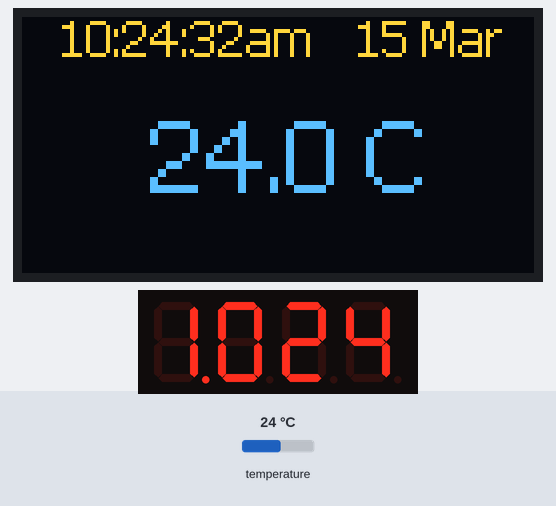
Recording of a sketch running on a simulated Arduino Uno, built with avr-gcc and run on an emulated ATmega328P. Shown: 128×64 one-colour display, 4-digit seven-segment display. The test bench sets the inputs (shaded band); at power-on: temperature 24 °C. The OLED is the two-colour kind (top 16 rows yellow); the local clock reads 2024-03-15 10:24:30 at power-on unless the sketch sets it; what the sketch prints to the serial monitor is not drawn.

Above: at 2.8 s.
2.9 s: temperature set to 12 °C
At 4.4 s:
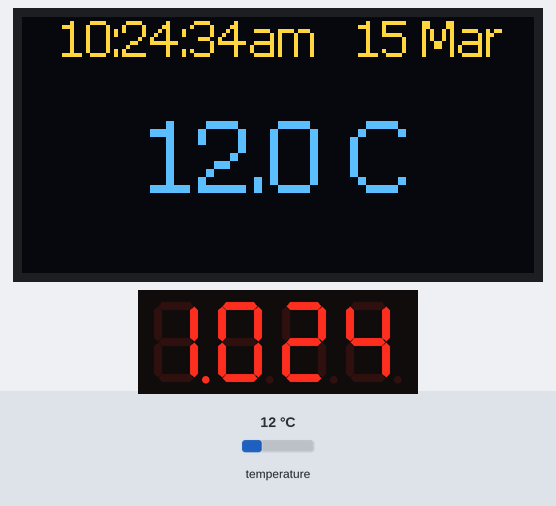
4.6 s: temperature set to 19 °C
At 6.4 s:
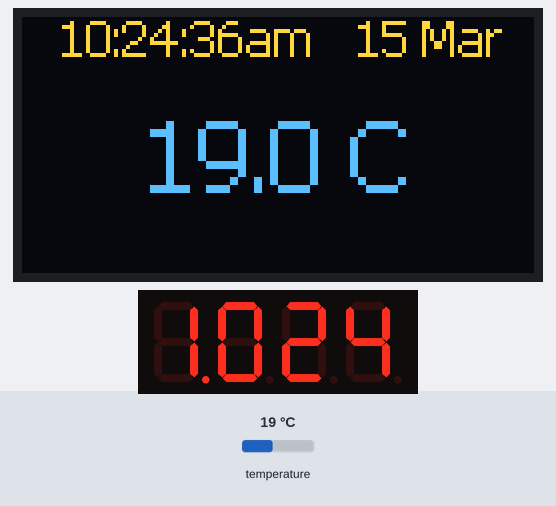
6.6 s: temperature set to 28 °C
At 8.8 s:
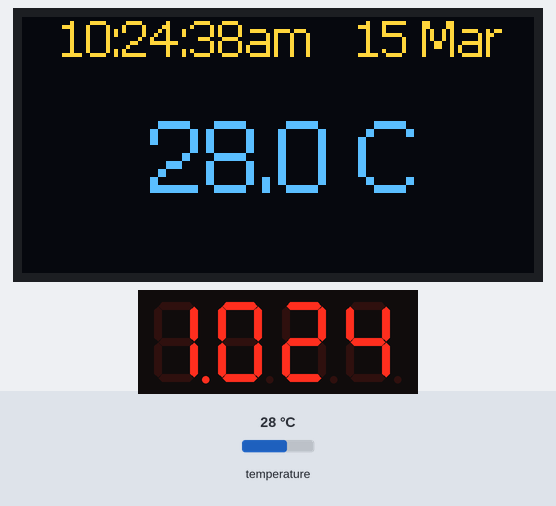
Timing chart, 0 to 10.3 s (numbered marks = the images above; inputs shaded):
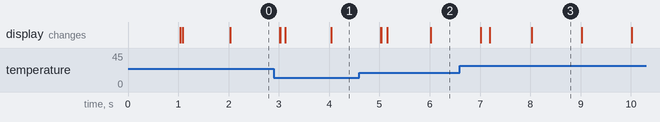

Measured:
- what the display in image 3 shows lasts 1.0 s, from 8.0 s to 9.0 s

The sketch:

simplified-smart-clock.ino
```cpp
#include <SoftwareSerial.h>
#include <Wire.h>
#include <OneWire.h>
#include <DallasTemperature.h>
#include "RTClib.h"
#include "SSD1306Ascii.h"
#include "SSD1306AsciiWire.h"
#include <TM1637Display.h>


#define OLED_DISPLAY_ADDRESS 0x3C
#define OLED_LINE_LEN 21
#define DISPLAY_QUOTE_INTERVAL 3000
#define TEMPERATURE_INTERVAL 1000

#define ONE_WIRE_BUS 7
#define CLK 11
#define DIO 10

char MONTH_NAMES[12][4] = {"Jan", "Feb", "Mar", "Apr", "May", "Jun", "Jul", "Aug", "Sep", "Oct", "Nov", "Dec"};

OneWire oneWire(ONE_WIRE_BUS);
DallasTemperature sensors(&oneWire);
RTC_DS3231 rtc;
SSD1306AsciiWire oled;
TM1637Display timeDisplay(CLK, DIO);

unsigned long prevMillisTemp = 0;
unsigned long prevSecond = 0;


// ========== setup ==========

void setup() {
  Serial.begin(9600);

  sensors.begin();
  rtc.begin();
  setupOledDisplay();
  setupTimeDisplay();

  Serial.println("Ready\n");
  setupPermanentDate();
}

void setupOledDisplay() {
  Wire.begin();
  oled.begin(&Adafruit128x64, OLED_DISPLAY_ADDRESS);
  oled.clear();
  oled.setFont(Verdana12);
}

void setupTimeDisplay() {
  timeDisplay.setBrightness(2);
  uint8_t data[] = { 0xff, 0xff, 0xff, 0xff };
  timeDisplay.setSegments(data);
}

// ========== LOOP ==========

void loop() {
  unsigned long currentMillis = millis();
  preProcessPrintingTempThread(currentMillis);

  processPrintTime();
  processPrintTimeLed();
  processPrintingTempThread(currentMillis);
}

// ========== Print Time Display ==========

void processPrintTime() {
  DateTime now = rtc.now();
  byte hour24 = now.hour();
  byte hour = hour24 % 12;
  byte second = now.second();

  if (hour24 > 6 && hour24 < 18) {
    timeDisplay.setBrightness(5);
  } else {
    timeDisplay.setBrightness(1);
  }

  int result = hour * 100 + now.minute();
  int dot = (0x80 >> (second % 2)); // odd seconds => show dot; even seconds => hide dot

  timeDisplay.showNumberDecEx(result, dot, true, 4, 0);
}

// ========== Print extra info ==========

void preProcessPrintingTempThread(unsigned long currentMillis) {
  if (currentMillis - prevMillisTemp > TEMPERATURE_INTERVAL) {
    sensors.setWaitForConversion(false);  // makes it async
    sensors.requestTemperatures();
    sensors.setWaitForConversion(true);
  }
}

void processPrintingTempThread(unsigned long currentMillis) {
  if (currentMillis - prevMillisTemp > TEMPERATURE_INTERVAL) {
    oled.set2X();
    oled.setCursor(32, 3);
    oledPrintTemperature();

    oled.clearToEOL();
    prevMillisTemp = currentMillis;
  }
}

// ========== Print DateTime ==========

void processPrintTimeLed() {
  DateTime now = rtc.now();
  byte currentSecond = now.second();

  if (currentSecond != prevSecond) {
    oled.set1X();
    oledPrintDateTime(now);
    prevSecond = currentSecond;
  }
}

void oledPrintDateTime(DateTime now) {
  oled.setCursor(10, 0);
  oledPrintTime(now);

  oled.setCursor(84, 0);
  oledPrintDate(now);
}

void oledPrintDate(DateTime& now) {
  char* monthStr = MONTH_NAMES[now.month() - 1];
  char dateStr[11];
  sprintf(dateStr, "%02d %s", now.day(), monthStr);

  oled.print(dateStr);
}

void oledPrintTime(DateTime& now) {
  byte hour = now.hour() % 12;
  char* amStr = hour == now.hour() ? "am" : "pm";
  char timeStr[11];
  sprintf(timeStr, "%02d:%02d:%02d%s", hour, now.minute(), now.second(), amStr);

  oled.print(timeStr);
}

// ========== Temperature ==========

void oledPrintTemperature() {
  float temp = sensors.getTempCByIndex(0);
  char tempStr[10];
  formatTempString(temp, tempStr);
  oled.print(tempStr);
}

void formatTempString(float temp, char* tempStr) {
  // char degreeChar = (char)223; // ° degreeSymbol
  char tempOneDecPlace[6];

  dtostrf(temp, 4, 1, tempOneDecPlace);
  sprintf(tempStr, "%s%cC", tempOneDecPlace, ' ');
}

// ========== Setup permanent date ==========

void setupPermanentDate() {
  // rtc.adjust(DateTime(2018, 7, 13, 22, 30, 50));
}
```
